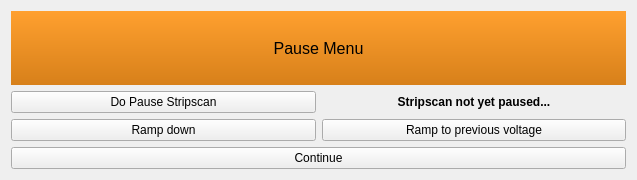
<?xml version="1.0" encoding="UTF-8"?>
<ui version="4.0">
 <class>Form</class>
 <widget class="QWidget" name="Form">
  <property name="geometry">
   <rect>
    <x>0</x>
    <y>0</y>
    <width>637</width>
    <height>180</height>
   </rect>
  </property>
  <property name="windowTitle">
   <string>Form</string>
  </property>
  <layout class="QGridLayout" name="gridLayout">
   <item row="2" column="0">
    <widget class="QPushButton" name="ramp_down_pushButton">
     <property name="text">
      <string>Ramp down</string>
     </property>
    </widget>
   </item>
   <item row="3" column="0" colspan="2">
    <widget class="QPushButton" name="continue_pushButton">
     <property name="text">
      <string>Continue</string>
     </property>
    </widget>
   </item>
   <item row="0" column="0" colspan="2">
    <widget class="QLabel" name="Pause_label">
     <property name="font">
      <font>
       <pointsize>12</pointsize>
      </font>
     </property>
     <property name="styleSheet">
      <string notr="true">background-color: QLinearGradient( x1: 0, y1: 0, x2: 0, y2: 1, stop: 0 #ffa02f, stop: 1 #d7801a);</string>
     </property>
     <property name="text">
      <string>Pause Menu</string>
     </property>
     <property name="alignment">
      <set>Qt::AlignCenter</set>
     </property>
    </widget>
   </item>
   <item row="2" column="1">
    <widget class="QPushButton" name="ramp_previous_pushButton">
     <property name="text">
      <string>Ramp to previous voltage</string>
     </property>
    </widget>
   </item>
   <item row="1" column="0">
    <widget class="QPushButton" name="do_pause_pushButton">
     <property name="text">
      <string>Do Pause Stripscan</string>
     </property>
    </widget>
   </item>
   <item row="1" column="1">
    <widget class="QLabel" name="status_label">
     <property name="font">
      <font>
       <weight>75</weight>
       <bold>true</bold>
      </font>
     </property>
     <property name="text">
      <string>Stripscan not yet paused...</string>
     </property>
     <property name="alignment">
      <set>Qt::AlignCenter</set>
     </property>
    </widget>
   </item>
  </layout>
 </widget>
 <resources/>
 <connections/>
</ui>
